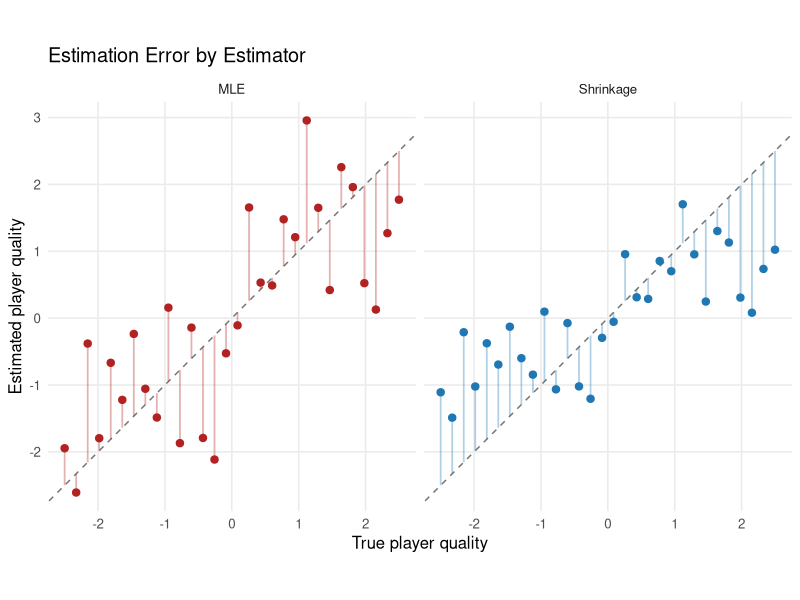
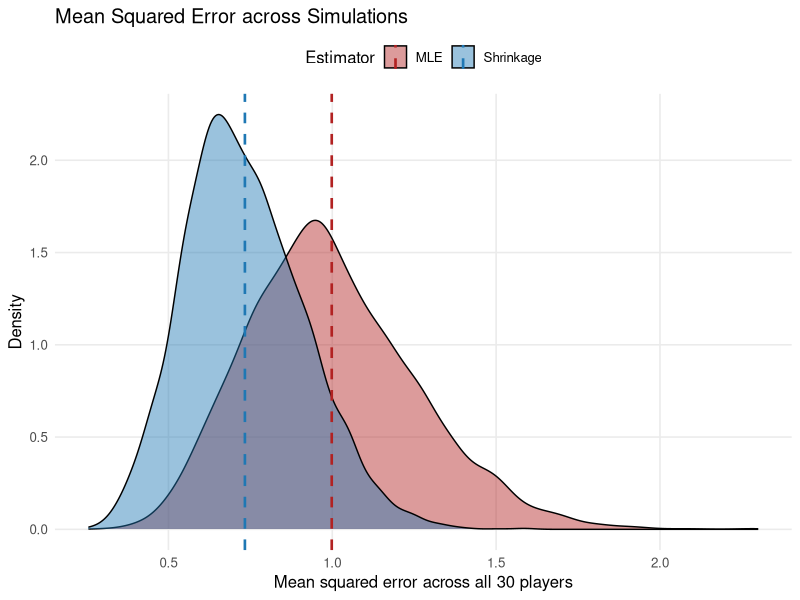
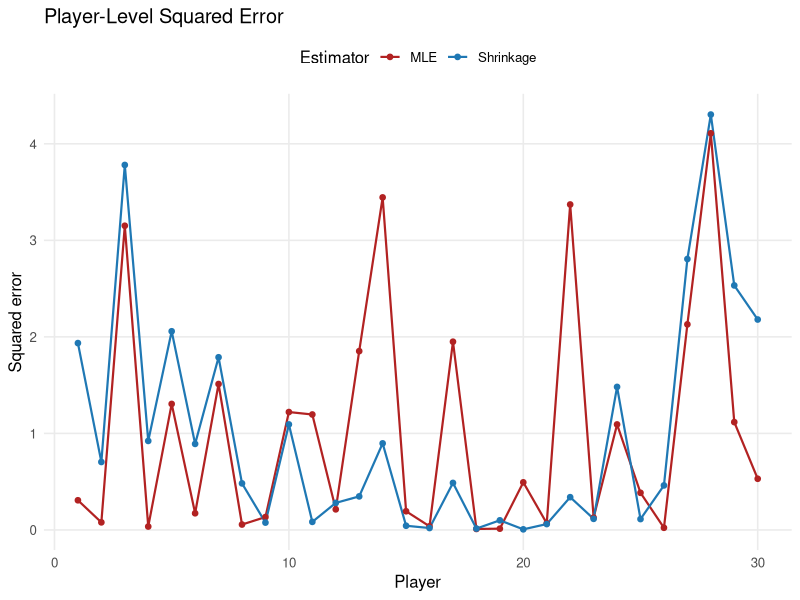

Reproduce these figures in R, in order.
#######################
### Authors: JP, RB ###
#######################

########################
### INSTALL PACKAGES ###
########################

# install.packages(c("dplyr", "ggplot2", "tidyr"))

library(dplyr)
library(ggplot2)
library(tidyr)

################
### SETTINGS ###
################

set.seed(13)

figure_dir = "2026/lectures/figures"
dir.create(figure_dir, recursive = TRUE, showWarnings = FALSE)

k = 30
sigma = 1
theta = seq(-2.5, 2.5, length.out = k)

theme_week = theme_minimal(base_size = 12) +
    theme(
        legend.position = "top",
        panel.grid.minor = element_blank()
    )

positive_part_js = function(x, sigma = 1) {
    center = mean(x)
    spread = sum((x - center)^2)
    factor = max(0, 1 - ((length(x) - 3) * sigma^2) / spread)
    center + factor * (x - center)
}

##########################
### ONE NOISY LEADERBOARD
##########################

x = rnorm(k, theta, sigma)
js = positive_part_js(x, sigma)

leaderboard = tibble(
    player = seq_len(k),
    truth = theta,
    MLE = x,
    Shrinkage = js
) |>
    pivot_longer(c(MLE, Shrinkage), names_to = "estimator", values_to = "estimate")

leaderboard_plot = ggplot(leaderboard, aes(truth, estimate, color = estimator)) +
    geom_abline(slope = 1, intercept = 0, linetype = "dashed", color = "gray45") +
    geom_segment(
        aes(xend = truth, yend = truth),
        alpha = 0.35,
        linewidth = 0.6
    ) +
    geom_point(size = 2.2) +
    facet_wrap(~ estimator) +
    scale_color_manual(values = c("MLE" = "#B22222", "Shrinkage" = "#1F78B4")) +
    coord_equal() +
    labs(
        title = "Estimation Error by Estimator",
        x = "True player quality",
        y = "Estimated player quality"
    ) +
    theme_week +
    theme(legend.position = "none")

ggsave(
    file.path(figure_dir, "13_noisy-leaderboard.png"),
    leaderboard_plot,
    width = 9,
    height = 5.2,
    dpi = 300
)

########################
### RISK SIMULATION ####
########################

n_sims = 5000

risk_draws = replicate(n_sims, {
    draw = rnorm(k, theta, sigma)
    shrink = positive_part_js(draw, sigma)
    c(
        MLE = mean((draw - theta)^2),
        Shrinkage = mean((shrink - theta)^2)
    )
})

risk = as.data.frame(t(risk_draws)) |>
    pivot_longer(everything(), names_to = "estimator", values_to = "joint_mse")

risk_summary = risk |>
    group_by(estimator) |>
    summarise(mean_mse = mean(joint_mse), .groups = "drop")

risk_plot = ggplot(risk, aes(joint_mse, fill = estimator)) +
    geom_density(alpha = 0.45) +
    geom_vline(
        data = risk_summary,
        aes(xintercept = mean_mse, color = estimator),
        linetype = "dashed",
        linewidth = 0.9
    ) +
    scale_fill_manual(values = c("MLE" = "#B22222", "Shrinkage" = "#1F78B4")) +
    scale_color_manual(values = c("MLE" = "#B22222", "Shrinkage" = "#1F78B4")) +
    labs(
        title = "Mean Squared Error across Simulations",
        x = "Mean squared error across all 30 players",
        y = "Density",
        fill = "Estimator",
        color = "Estimator"
    ) +
    theme_week

ggsave(
    file.path(figure_dir, "13_risk-comparison.png"),
    risk_plot,
    width = 8.5,
    height = 5.2,
    dpi = 300
)

#################################
### LOSS FUNCTION COMPARISON ####
#################################

coordinate_errors = tibble(
    player = seq_len(k),
    MLE = (x - theta)^2,
    Shrinkage = (js - theta)^2
) |>
    pivot_longer(c(MLE, Shrinkage), names_to = "estimator", values_to = "squared_error")

coordinate_plot = ggplot(coordinate_errors, aes(player, squared_error, color = estimator)) +
    geom_line(linewidth = 0.75) +
    geom_point(size = 1.6) +
    scale_color_manual(values = c("MLE" = "#B22222", "Shrinkage" = "#1F78B4")) +
    labs(
        title = "Player-Level Squared Error",
        x = "Player",
        y = "Squared error",
        color = "Estimator"
    ) +
    theme_week

ggsave(
    file.path(figure_dir, "13_coordinate-errors.png"),
    coordinate_plot,
    width = 9,
    height = 5,
    dpi = 300
)
